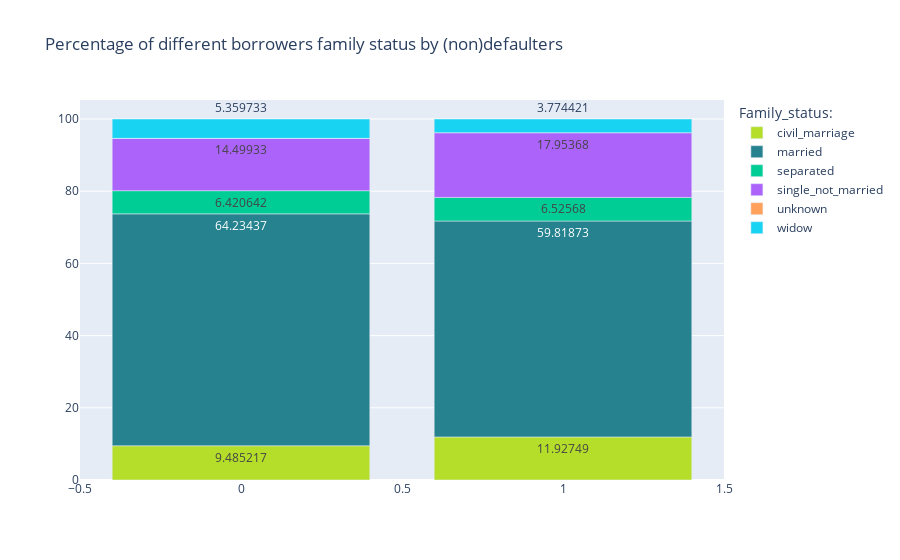

The cell this chart's notebook holds for it:
### Markdown cell above
* Family status

### Code cell
family_status = h.make_crosstab_percent(cleaned_train_df, "target", "name_family_status").reset_index()
h.plot_stacked_barchart_plotly(family_status, "target", ["civil_marriage",	"married",	"separated",	"single_not_married",	"unknown",	"widow"], "Percentage of different borrowers family status by (non)defaulters", "Family_status:")

### Figure 1 — Plotly figure (JSON) as saved in the notebook; plotly's stock layout.template omitted (floating-point values rounded to 4 significant figures)
{"data": [{"alignmentgroup": "True", "hovertemplate": "variable=civil_marriage<br>target=%{x}<br>value=%{y}<extra></extra>", "legendgroup": "civil_marriage", "marker": {"color": "#b5de2b", "pattern": {"shape": ""}}, "name": "civil_marriage", "offsetgroup": "civil_marriage", "orientation": "v", "showlegend": true, "textposition": "auto", "texttemplate": "%{y}", "type": "bar", "x": [0, 1], "xaxis": "x", "y": [9.485, 11.93], "yaxis": "y"}, {"alignmentgroup": "True", "hovertemplate": "variable=married<br>target=%{x}<br>value=%{y}<extra></extra>", "legendgroup": "married", "marker": {"color": "#26828e", "pattern": {"shape": ""}}, "name": "married", "offsetgroup": "married", "orientation": "v", "showlegend": true, "textposition": "auto", "texttemplate": "%{y}", "type": "bar", "x": [0, 1], "xaxis": "x", "y": [64.23, 59.82], "yaxis": "y"}, {"alignmentgroup": "True", "hovertemplate": "variable=separated<br>target=%{x}<br>value=%{y}<extra></extra>", "legendgroup": "separated", "marker": {"color": "#00cc96", "pattern": {"shape": ""}}, "name": "separated", "offsetgroup": "separated", "orientation": "v", "showlegend": true, "textposition": "auto", "texttemplate": "%{y}", "type": "bar", "x": [0, 1], "xaxis": "x", "y": [6.421, 6.526], "yaxis": "y"}, {"alignmentgroup": "True", "hovertemplate": "variable=single_not_married<br>target=%{x}<br>value=%{y}<extra></extra>", "legendgroup": "single_not_married", "marker": {"color": "#ab63fa", "pattern": {"shape": ""}}, "name": "single_not_married", "offsetgroup": "single_not_married", "orientation": "v", "showlegend": true, "textposition": "auto", "texttemplate": "%{y}", "type": "bar", "x": [0, 1], "xaxis": "x", "y": [14.5, 17.95], "yaxis": "y"}, {"alignmentgroup": "True", "hovertemplate": "variable=unknown<br>target=%{x}<br>value=%{y}<extra></extra>", "legendgroup": "unknown", "marker": {"color": "#FFA15A", "pattern": {"shape": ""}}, "name": "unknown", "offsetgroup": "unknown", "orientation": "v", "showlegend": true, "textposition": "auto", "texttemplate": "%{y}", "type": "bar", "x": [0, 1], "xaxis": "x", "y": [0.0007075, 0], "yaxis": "y"}, {"alignmentgroup": "True", "hovertemplate": "variable=widow<br>target=%{x}<br>value=%{y}<extra></extra>", "legendgroup": "widow", "marker": {"color": "#19d3f3", "pattern": {"shape": ""}}, "name": "widow", "offsetgroup": "widow", "orientation": "v", "showlegend": true, "textposition": "auto", "texttemplate": "%{y}", "type": "bar", "x": [0, 1], "xaxis": "x", "y": [5.36, 3.774], "yaxis": "y"}], "layout": {"barmode": "relative", "legend": {"title": {"text": "Family_status:"}, "tracegroupgap": 0}, "title": {"text": "Percentage of different borrowers family status by (non)defaulters"}, "xaxis": {"anchor": "y", "domain": [0, 1], "title": {"text": ""}}, "yaxis": {"anchor": "x", "domain": [0, 1], "title": {"text": ""}}}}
